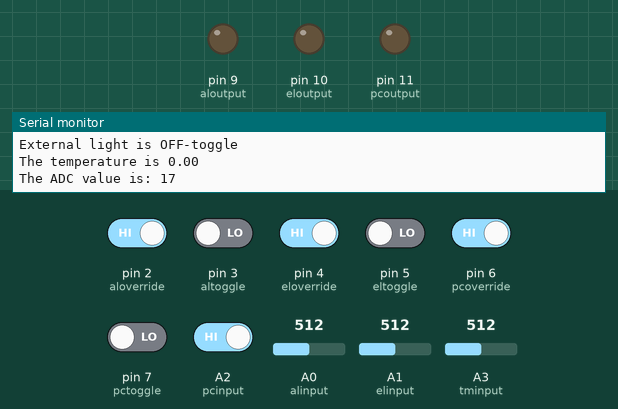
Recording of a sketch running on a simulated Arduino Uno, built with avr-gcc and run on an emulated ATmega328P. Parts: output pins drawn as LEDs (lit = HIGH), the last lines printed to the serial monitor. Inputs (shaded band) come from the test bench; at power-on: A2 (pcinput), pin 2 (aloverride), pin 4 (eloverride), pin 6 (pcoverride) HIGH, pin 3 (altoggle), pin 5 (eltoggle), pin 7 (pctoggle) LOW, A1 (elinput) = 512, A0 (alinput) = 512, A3 (tminput) = 512.

Above: at 1.3 s.
1.4 s: pin 2 (aloverride) driven LOW
At 2.6 s:
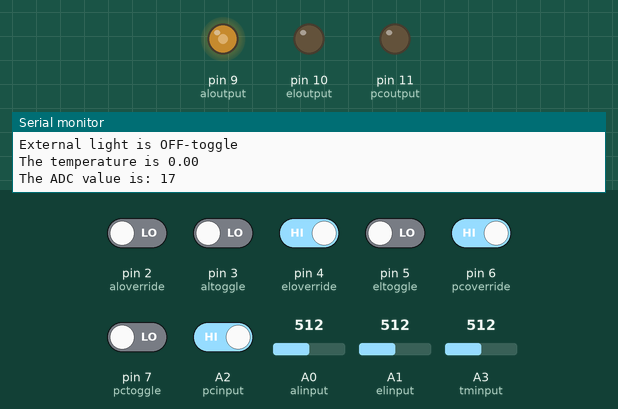
3.0 s: pin 4 (eloverride) driven LOW
At 3.7 s:
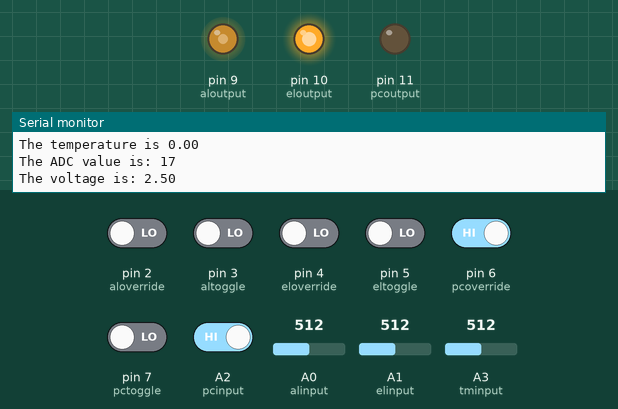
4.6 s: pin 6 (pcoverride) driven LOW
At 5.8 s:
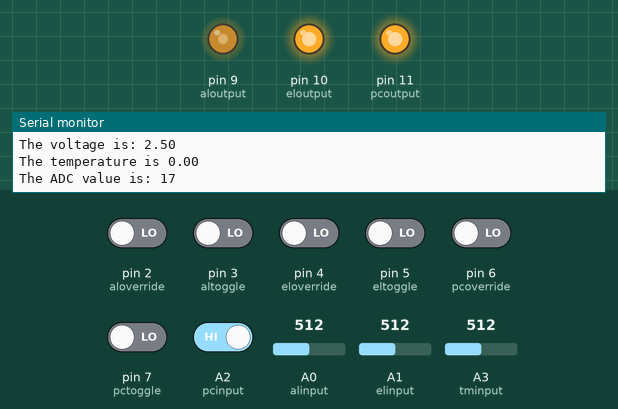
6.2 s: A1 (elinput) set to 481
At 7.1 s:
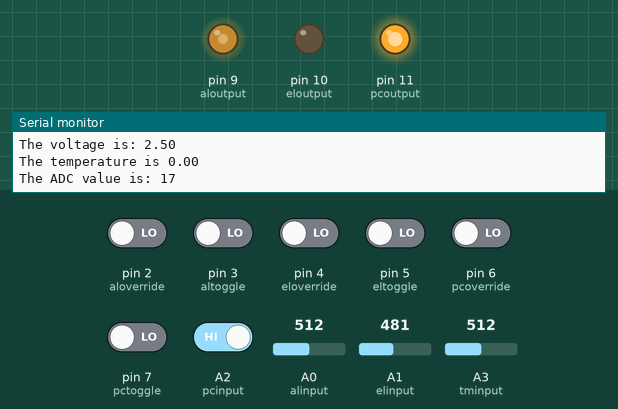
7.7 s: A0 (alinput) set to 716
At 8.8 s:
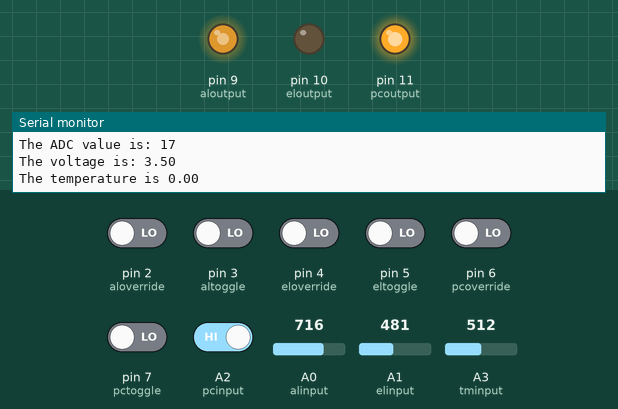
9.2 s: A2 (pcinput) driven LOW
At 9.7 s:
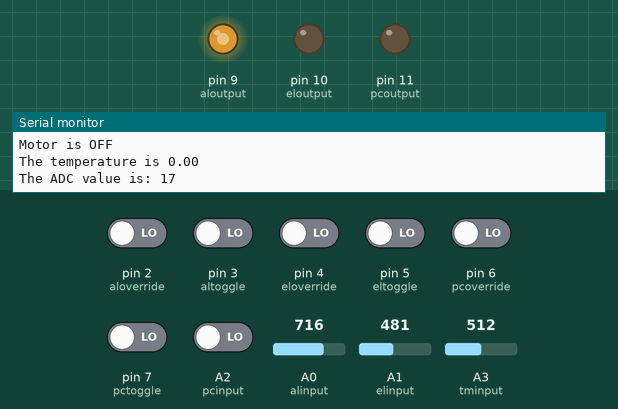
Timing chart, 0 to 11.7 s (numbered marks = the images above; inputs shaded):
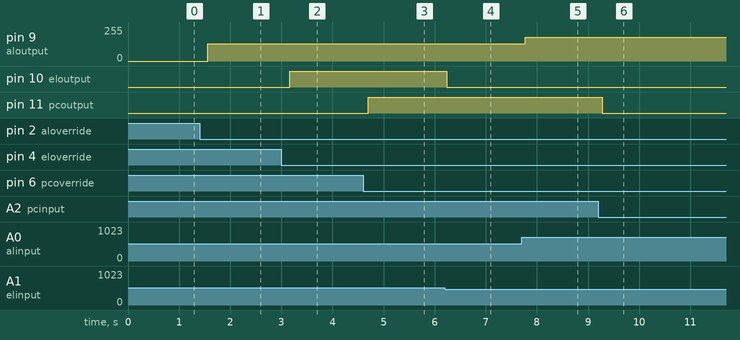

The sketch:

main_rev1.ino
```cpp
/*
Main Program
==== ======
rev v.1

adaptive lighting
al-adaptive lighting

external lighting
el-external lighting

water pump system
pc-pumpcontrol

temperature mesuring system
tm-temperature measurement


INPUTS: alinput - A0
        aloverride - 2
        altoggle 3

        elinput - A1
        eloverride - 4
        eltoggle - 5

        pcinput - A2
        pcoverride - 6
        pctoggle - 7

        tminput - A3

OUTPUTS:aloutput - 9
        eloutput - 10
        pcoutput - 11
*/


//preprosessor definitions
#define alinput A0
#define aloutput 9
#define aloverride 2
#define altoggle 3

#define elinput A1
#define eloutput 10
#define treshold 500
#define eloverride 4
#define eltoggle 5

#define pcinput A2
#define pcoutput 11
#define pcoverride 6
#define pctoggle 7

#define tminput A3

//variable defenitions
float alsensor,alvoltage;
int albrightness;

int elsensor,elstate;

int pcsensor,pcstate;

float tm,tmvoltage;

//functions
void adaptive_internal_lighting_system(); //adaptive internal lighting system function
void external_lighting_system(); //external lighting system function
void pump_control_system(); //automatic pump control system function
void temperature_measurement(); //temperature measurement function


//setup function
void setup()
{
  Serial.begin(9600);

  pinMode(aloverride,INPUT);
  pinMode(altoggle,INPUT);

  pinMode(eloutput,OUTPUT);
  pinMode(eloverride,INPUT);
  pinMode(eltoggle,INPUT);
  elstate=0;

  pinMode(pcinput,INPUT);
  pinMode(pcoutput,OUTPUT);
  pcsensor = digitalRead(pcinput);
  pcstate = pcinput;
}


//loop function
void loop()
{ adaptive_internal_lighting_system(); //call the adaptive internal lighting system function
  external_lighting_system(); //call the external lighting system function
  pump_control_system(); //call the automatic pump control system function
  temperature_measurement();//call the temperature measurement function
  delay(500);
}

//adaptive internal lighting system function
void adaptive_internal_lighting_system()
{
  if(!digitalRead(aloverride))
  { alsensor = analogRead(alinput); //read the sensor value
    albrightness = alsensor / 4; //convert the value from 10-bit resolution to 8-bit res
    alvoltage = alsensor * (5.0 / 1024.0); //convert the value into actual voltage range 0-5V
    Serial.print("The voltage is: ");  //prints the voltage through serial
    Serial.println(alvoltage);
    analogWrite(aloutput,albrightness); //output the PWM to the LED
  }
  else //override function
  { if(digitalRead(altoggle)) //toggle - ON
     analogWrite(aloutput,255);
    else //toggle - OFF
     analogWrite(aloutput,0);
  }
  return;
}

//external lighting system function
void external_lighting_system()
{
  if(!digitalRead(eloverride))
  { elsensor=analogRead(elinput);
    if((elsensor>treshold) && (elstate==0))
    { digitalWrite(eloutput,HIGH);
      Serial.println("External light is ON");
      elstate=1;
    }
    else if((elsensor<treshold) && (elstate==1))
    { digitalWrite(eloutput,LOW);
      Serial.println("External light is OFF");
      elstate=0;
    }
  }
  else //override function
  { if(digitalRead(eltoggle))
    { digitalWrite(eloutput,HIGH);
      Serial.println("External light is ON-toggle");
    }
    else
    { digitalWrite(eloutput,LOW);
      Serial.println("External light is OFF-toggle");
    }
  }
  return;
}

//pump control system
void pump_control_system()
{
  if(!digitalRead(pcoverride))
  { pcsensor = digitalRead(pcinput);
    if(pcsensor!=pcstate)
    { if(pcsensor == 1)
      { digitalWrite(pcoutput,HIGH);
        Serial.println("Motor is ON");
        pcstate = pcsensor;
      }
      else
      { digitalWrite(pcoutput,LOW);
        Serial.println("Motor is OFF");
        pcstate = pcsensor;
      }
    }
  }
  else //override function
  { pcsensor = digitalRead(pctoggle);
    if(pcstate!=pcsensor)
    { if(pcsensor == 1)
      { digitalWrite(pcoutput,HIGH);
        Serial.println("Motor is ON - toggle");
        pcstate = pcsensor;
      }
      else
      { digitalWrite(pcoutput,LOW);
        Serial.println("Motor is OFF - toggle");
        pcstate = pcsensor;
      }
    }
  }
  return;
}

//temperature measurement system
void temperature_measurement()
{
  tm=analogRead(tminput);//read the temperature value
  tmvoltage = tm * (5 / 1024);
  Serial.print("The temperature is ");//diplay the temperature
  Serial.println(tmvoltage);
  Serial.print("The ADC value is: "); //display the ADC value
  Serial.println(tminput);
  return;
}
```

Measured:
- the behaviour switches between 500 and 499 on A1 (elinput) (found by bisection; images 3 and 4)
- after the input at 1.4 s, pin 9 (aloutput): 0/255 → 128/255 after 0.16 s
- after the input at 3.0 s, pin 10 (eloutput): LOW → HIGH after 0.17 s
- after the input at 4.6 s, pin 11 (pcoutput): LOW → HIGH after 0.11 s
- after the input at 6.2 s, pin 10 (eloutput): HIGH → LOW at once
- after the input at 7.7 s, pin 9 (aloutput): 128/255 → 179/255 after 0.07 s
- after the input at 9.2 s, pin 11 (pcoutput): HIGH → LOW after 0.08 s
